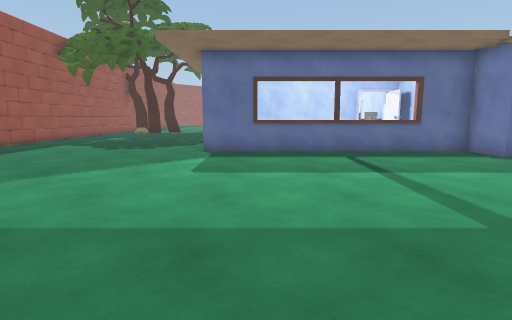
View 1 (above)

24 first-person views from a walk through a Unity game level. The camera is 1.2 m above the floor, tilts 8° down and sees 80° across. Doors are open. The floor is counted in squares, 1 m on a side. Each view is taken from the middle of a square. On the plan, view 1 faces up. The plan holds only what a view shows up to about 13 squares ahead; the rest is blank. The place goes on beyond the plan. The player character is not drawn. Surface patterns are stand-ins for the level's own textures.

View 2
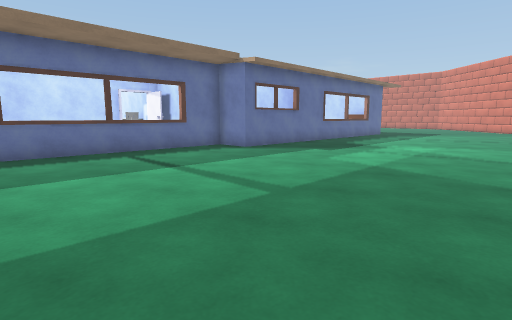

View 3
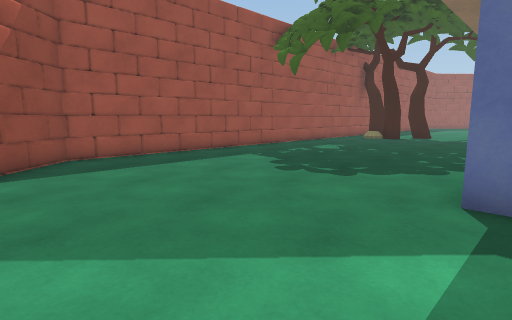

View 4
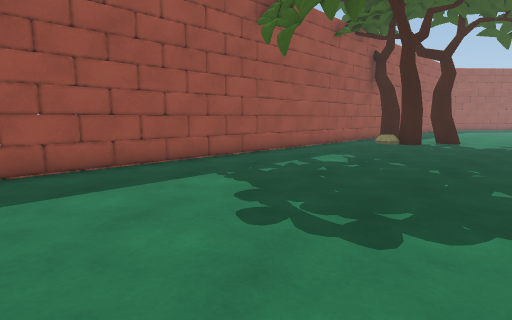

View 5
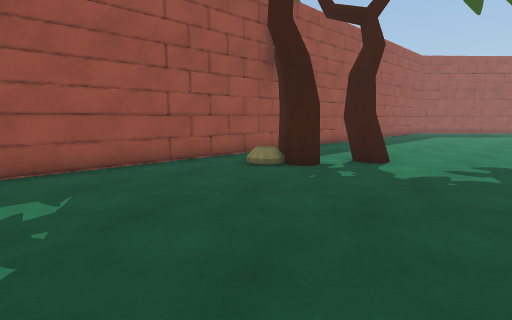

View 6
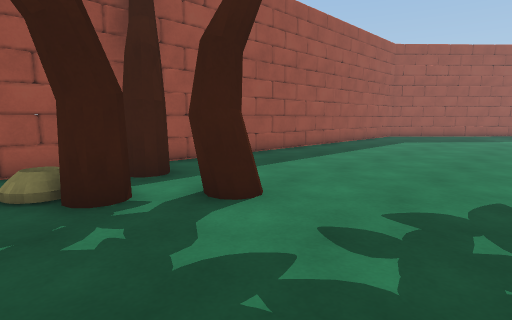

View 7
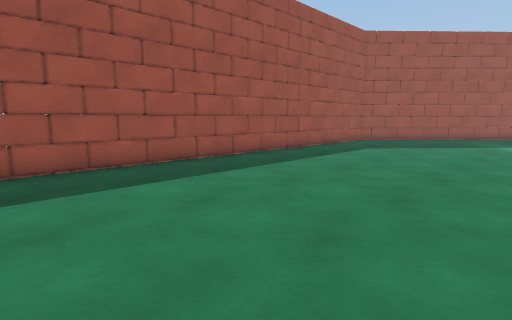

View 8
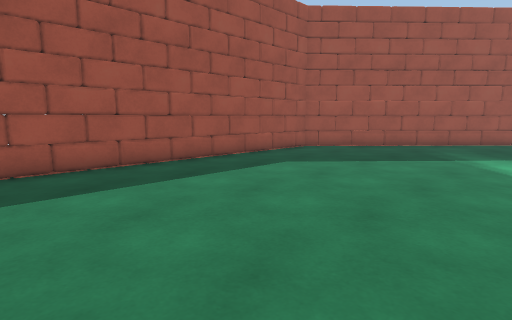

View 9
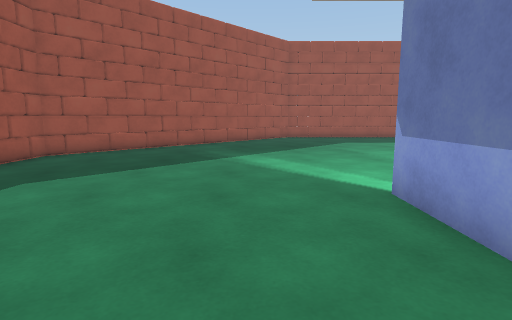

View 10
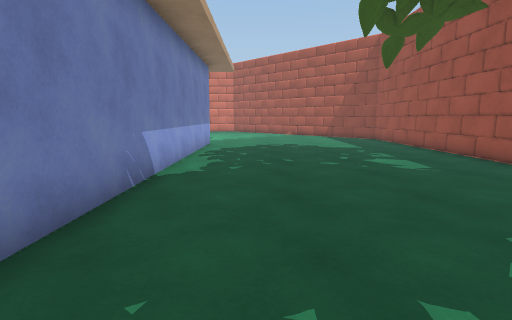

View 11
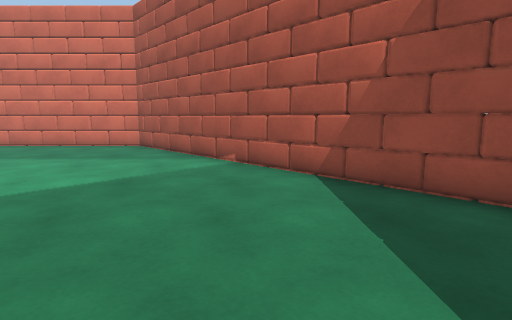

View 12
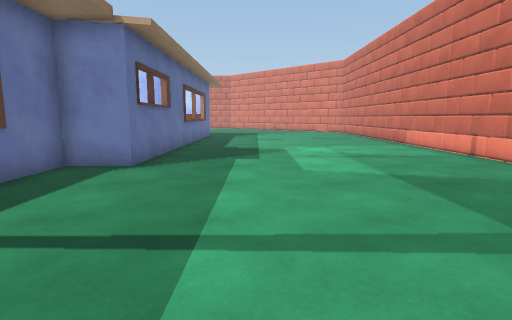

View 13
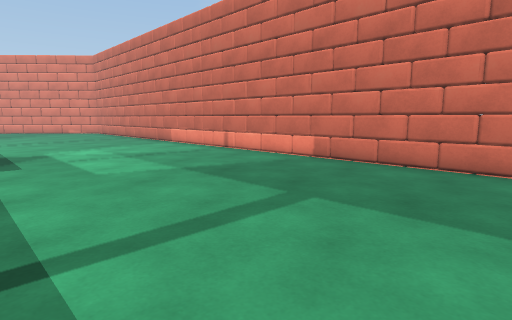

View 14
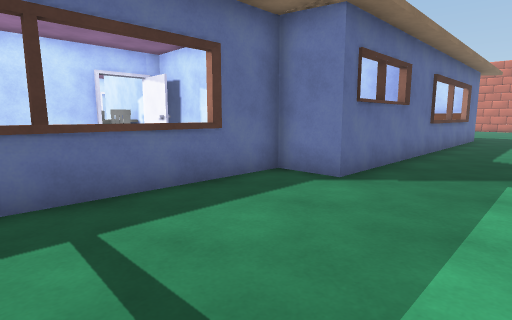

View 15
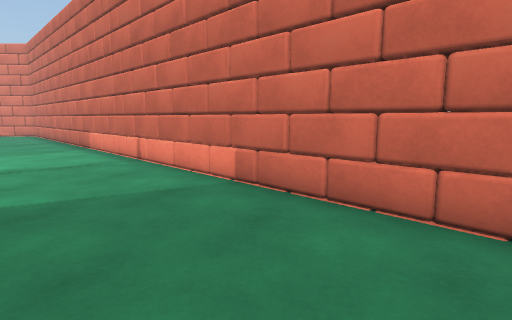

View 16
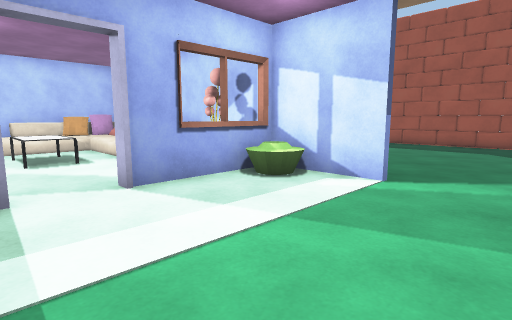

View 17
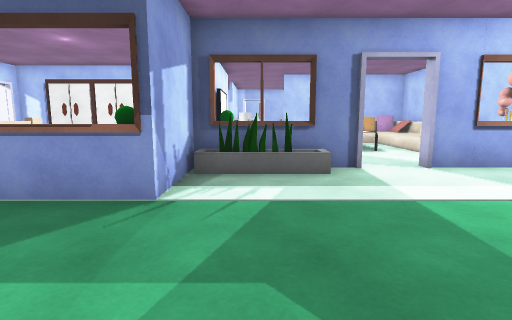

View 18
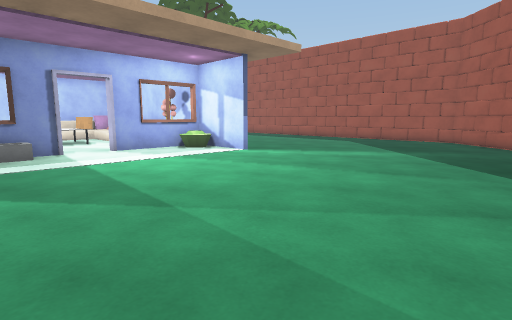

View 19
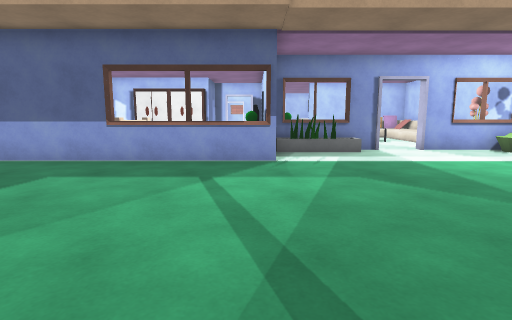

View 20
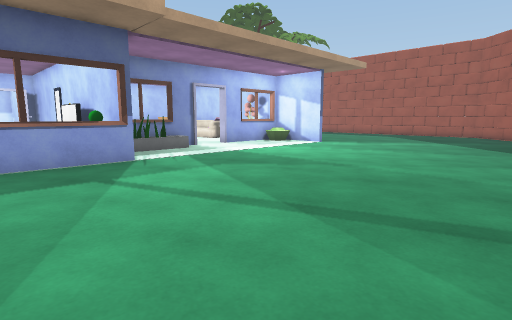

View 21
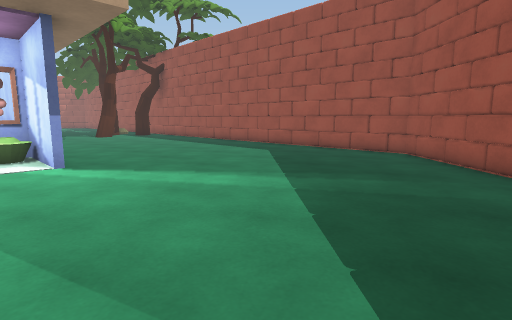

View 22
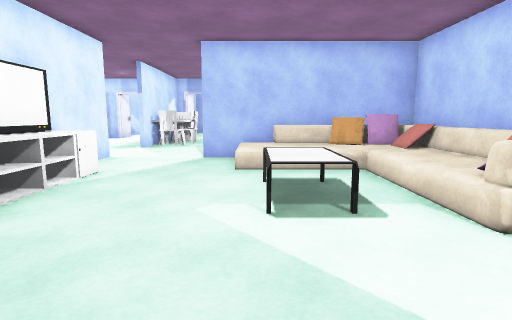

View 23
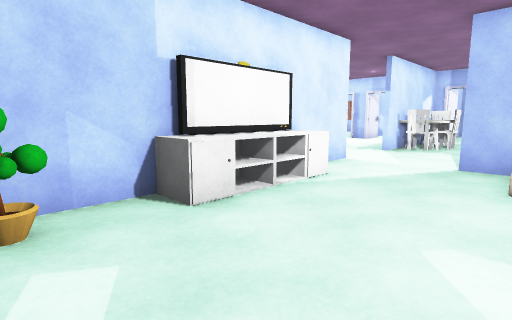

View 24
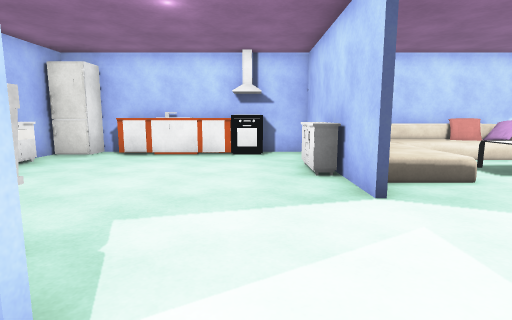

### Floor plan
Ten units are one square. View 1 is at (0, 0); x grows to the right and y downward. Boxes are objects, and circles mark ways between rooms. Rooms are numbered by the first view taken in them; rooms with no view inside come last. Other rooms are left out.
<svg viewBox="-112 -460 262 472">
<path fill="none" stroke="#000" d="M-106 -226 -103 -218M-105 -212 -104 -207M-106 -159 -104 -152M-19 -119 -19 -226M-19 -345 -19 -367M35 -339 75 -339 75 -367 145 -367M-107 -125 -105 -116M-16 -367 -16 -339 20 -339 20 -335M60 -347 64 -342M64 -346 67 -342M-107 -96 -105 -89M-104 -91 -106 -83 -21 7 145 7M145 -91 75 -91 75 -107 -19 -107M-67 -455 -105 -414 -105 -82M96 7 103 5M46 -341 61 -341M75 -302 75 -326M75 -266 75 -275M-16 -335 -16 -251M-18 -250 46 -250M64 -308 75 -308M-11 -292 -11 -285M8 -255 24 -255M75 -211 75 -219M46 -248 -16 -248M-8 -216 -8 -185M75 -176 75 -192M75 -247 75 -266M-14 -204 -14 -199M-10 -165 6 -165M-16 -251 -16 -176"/>
<rect x="-105" y="-255" width="20" height="10" fill="#bbb"><title>tree</title></rect>
<rect x="-95" y="-235" width="10" height="10" fill="#bbb"><title>plant</title></rect>
<rect x="-85" y="-245" width="20" height="10" fill="#bbb"><title>tree</title></rect>
<rect x="-75" y="-255" width="20" height="10" fill="#bbb"><title>tree</title></rect>
<rect x="-15" y="-355" width="10" height="10" fill="#bbb"><title>plant</title></rect>
<rect x="-15" y="-265" width="20" height="10" fill="#bbb"><title>pillow</title></rect>
<rect x="-15" y="-305" width="10" height="10" fill="#bbb"><title>pillow</title></rect>
<rect x="-15" y="-315" width="20" height="10" fill="#bbb"><title>pillow</title></rect>
<rect x="-15" y="-335" width="10" height="10" fill="#bbb"><title>plant</title></rect>
<rect x="5" y="-265" width="10" height="10" fill="#bbb"><title>pillow</title></rect>
<rect x="15" y="-305" width="20" height="30" fill="#bbb"><title>table</title></rect>
<rect x="65" y="-305" width="10" height="30" fill="#bbb"><title>TV</title></rect>
<rect x="65" y="-335" width="10" height="10" fill="#bbb"><title>plant</title></rect>
<rect x="-15" y="-185" width="10" height="20" fill="#bbb"><title>fridge</title></rect>
<rect x="-15" y="-235" width="10" height="20" fill="#bbb"><title>oven</title></rect>
<rect x="5" y="-175" width="20" height="10" fill="#bbb"><title>dresser</title></rect>
<rect x="15" y="-245" width="10" height="10" fill="#bbb"><title>dresser</title></rect>
<rect x="55" y="-185" width="20" height="10" fill="#bbb"><title>chair</title></rect>
<rect x="55" y="-205" width="10" height="20" fill="#bbb"><title>chair</title></rect>
<rect x="55" y="-215" width="20" height="10" fill="#bbb"><title>chair</title></rect>
<rect x="65" y="-205" width="10" height="20" fill="#bbb"><title>table</title></rect>
<circle cx="30" cy="-340" r="3" fill="#2a7"/>
<circle cx="55" cy="-255" r="3" fill="#2a7"/>
<text x="-30" y="-230">1</text>
<text x="30" y="-300">2</text>
<text x="40" y="-210">3</text>
</svg>
Room 1 opens to room 2. Room 2 opens to room 3.

Where each view was taken, in squares from view 1:
view 1: 0 up, 0 right, facing up
view 2: 0 up, 1 left, facing up-right
view 3: 6 up, 1 left, facing up-left
view 4: 9 up, 3 left, facing up-left
view 5: 17 up, 3 left, facing up-left
view 6: 22 up, 3 left, facing up-left
view 7: 26 up, 3 left, facing up-left
view 8: 31 up, 3 left, facing up-left
view 9: 32 up, 4 left, facing up
view 10: 25 up, 4 left, facing down
view 11: 12 up, 7 left, facing down
view 12: 6 up, 0 right, facing right
view 13: 7 up, 0 right, facing down-right
view 14: 6 up, 2 right, facing up-right
view 15: 3 up, 1 right, facing down-right
view 16: 39 up, 4 right, facing down-left
view 17: 41 up, 6 right, facing down
view 18: 45 up, 6 right, facing down-left
view 19: 45 up, 8 right, facing down
view 20: 45 up, 11 right, facing down-left
view 21: 45 up, 0 right, facing down-left
view 22: 34 up, 3 right, facing down
view 23: 33 up, 3 right, facing down-right
view 24: 23 up, 9 right, facing left
